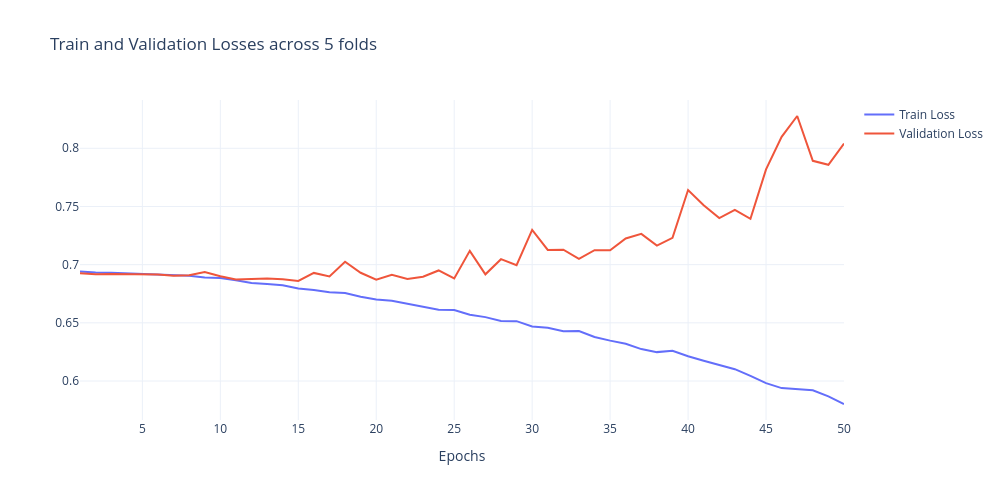
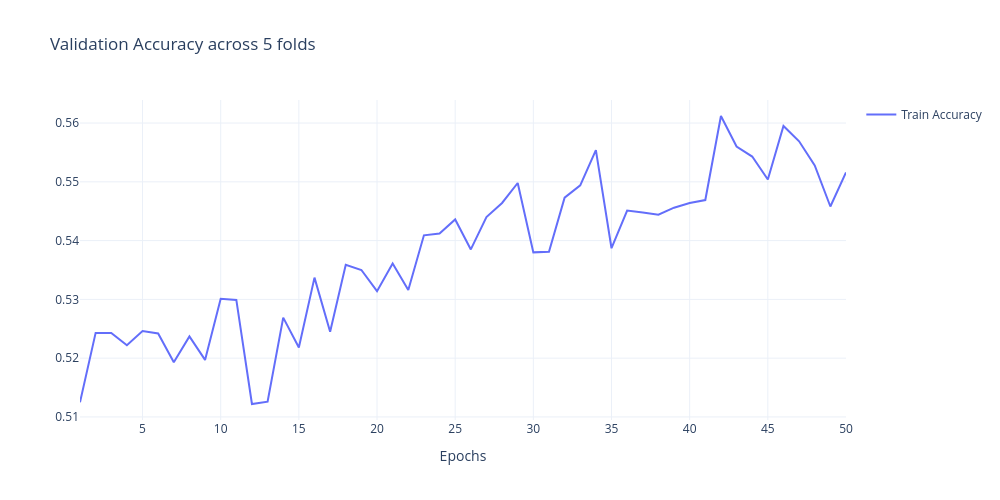
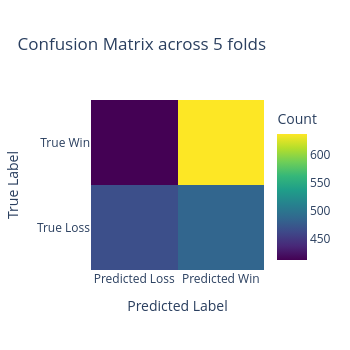

Source (notebook cell) for these figures, in order:
### Code cell
from torch.utils.data import DataLoader
from sklearn.model_selection import KFold
import torch
import numpy as np
import visualize

torch.manual_seed(42)
np.random.seed(42)

n_folds = 5
num_epochs = 50
learning_rate = 2e-4
batch_size = 128

dataset = WinPredictionDataset(df["Player"].values, df["Win"].to_numpy())

kf = KFold(n_splits=n_folds, shuffle=True, random_state=42)

device = torch.device("cuda" if torch.cuda.is_available() else "cpu")
print(f"Using device: {device}")

fold_train_losses = []
fold_val_losses = []
fold_accuracies = []
fold_conf_matrices = []

for fold, (train_idx, val_idx) in enumerate(kf.split(dataset)):
    print(f"Fold {fold + 1}/{kf.n_splits}")
    
    trainset = torch.utils.data.Subset(dataset, train_idx)
    valset = torch.utils.data.Subset(dataset, val_idx)

    train_loader = DataLoader(trainset, batch_size=batch_size, shuffle=True)
    val_loader = DataLoader(valset, batch_size=batch_size, shuffle=False)
    
    # Initialize model, optimizer, and loss function
    model = WinPredictionModel(vocab_size=dataset.tokenizer.classes_.size).to(device)
    optimizer = torch.optim.AdamW(model.parameters(), lr=learning_rate)
    criterion = nn.BCELoss()

    train_losses = []
    val_losses = []
    accuracies = []
    conf_matrices = []

    for epoch in range(num_epochs):
        train_loss = 0
        model.train()
        for batch in train_loader:
            players = batch["players"].to(device)
            results = batch["results"].to(device)
            
            optimizer.zero_grad()
            outputs = model(players)
            loss = criterion(outputs, results.unsqueeze(1))  # Ensure results are the same shape as outputs
            
            loss.backward()
            optimizer.step()
            
            train_loss += loss.item()
            
        average_train_loss = train_loss / len(train_loader)
        average_val_loss, accuracy, conf_matrix = eval_model(model, val_loader, criterion, device)
        
        print(f"Epoch {epoch + 1}/{num_epochs}, Loss: {average_train_loss}/{average_val_loss}, Validation accuracy: {accuracy}")
        
        train_losses.append(average_train_loss)
        val_losses.append(average_val_loss)
        accuracies.append(accuracy)
        
    fold_train_losses.append(train_losses)
    fold_val_losses.append(val_losses)
    fold_accuracies.append(accuracies)
    fold_conf_matrices.append(conf_matrix)
    
# Average the results across folds
train_losses = np.mean(fold_train_losses, axis=0)
val_losses = np.mean(fold_val_losses, axis=0)
accuracies = np.mean(fold_accuracies, axis=0)
conf_matrices = np.mean(fold_conf_matrices, axis=0)

visualize.loss(train_losses, val_loss=val_losses, title=f"Train and Validation Losses across {n_folds} folds")
visualize.accuracy(accuracies, title=f"Validation Accuracy across {n_folds} folds")
visualize.confusion_matrix(conf_matrices, title=f"Confusion Matrix across {n_folds} folds")

### Figure 1 — Plotly figure (JSON) as saved in the notebook; plotly's stock layout.template omitted (floating-point values rounded to 4 significant figures)
{"data": [{"mode": "lines", "name": "Train Loss", "type": "scatter", "x": [1, 2, 3, 4, 5, 6, 7, 8, 9, 10, 11, 12, 13, 14, 15, 16, 17, 18, 19, 20, 21, 22, 23, 24, 25, 26, 27, 28, 29, 30, 31, 32, 33, 34, 35, 36, 37, 38, 39, 40, 41, 42, 43, 44, 45, 46, 47, 48, 49, 50], "y": [0.6942, 0.6932, 0.693, 0.6925, 0.6923, 0.6919, 0.6915, 0.6905, 0.6889, 0.6885, 0.6865, 0.6843, 0.6833, 0.6824, 0.6794, 0.6782, 0.6762, 0.6756, 0.6724, 0.67, 0.6689, 0.6662, 0.6639, 0.6613, 0.661, 0.6569, 0.6549, 0.6516, 0.6515, 0.6469, 0.6458, 0.6428, 0.6429, 0.6378, 0.6347, 0.6321, 0.6274, 0.6248, 0.626, 0.6213, 0.6174, 0.6136, 0.6102, 0.6044, 0.5982, 0.5939, 0.593, 0.592, 0.5868, 0.5802]}, {"mode": "lines", "name": "Validation Loss", "type": "scatter", "x": [1, 2, 3, 4, 5, 6, 7, 8, 9, 10, 11, 12, 13, 14, 15, 16, 17, 18, 19, 20, 21, 22, 23, 24, 25, 26, 27, 28, 29, 30, 31, 32, 33, 34, 35, 36, 37, 38, 39, 40, 41, 42, 43, 44, 45, 46, 47, 48, 49, 50], "y": [0.6927, 0.6917, 0.692, 0.6917, 0.6915, 0.6914, 0.6905, 0.6909, 0.6937, 0.69, 0.6873, 0.6875, 0.6882, 0.6875, 0.686, 0.6929, 0.6898, 0.7026, 0.693, 0.687, 0.6913, 0.6876, 0.6896, 0.695, 0.6881, 0.7118, 0.6917, 0.7047, 0.6995, 0.7298, 0.7126, 0.7129, 0.705, 0.7124, 0.7123, 0.7225, 0.7264, 0.7163, 0.723, 0.7642, 0.7511, 0.74, 0.7471, 0.7394, 0.7819, 0.8098, 0.8277, 0.7892, 0.7858, 0.8041]}], "layout": {"height": 500, "showlegend": true, "title": {"text": "Train and Validation Losses across 5 folds"}, "width": 1000, "xaxis": {"title": {"text": "Epochs"}}, "yaxis": {}}}

### Figure 2 — Plotly figure (JSON) as saved in the notebook; plotly's stock layout.template omitted (floating-point values rounded to 4 significant figures)
{"data": [{"mode": "lines", "name": "Train Accuracy", "type": "scatter", "x": [1, 2, 3, 4, 5, 6, 7, 8, 9, 10, 11, 12, 13, 14, 15, 16, 17, 18, 19, 20, 21, 22, 23, 24, 25, 26, 27, 28, 29, 30, 31, 32, 33, 34, 35, 36, 37, 38, 39, 40, 41, 42, 43, 44, 45, 46, 47, 48, 49, 50], "y": [0.5125, 0.5243, 0.5243, 0.5222, 0.5246, 0.5242, 0.5193, 0.5237, 0.5197, 0.5301, 0.5299, 0.5122, 0.5126, 0.5269, 0.5218, 0.5337, 0.5245, 0.5359, 0.535, 0.5314, 0.5361, 0.5316, 0.5409, 0.5412, 0.5436, 0.5385, 0.544, 0.5464, 0.5498, 0.538, 0.5381, 0.5473, 0.5494, 0.5554, 0.5387, 0.5451, 0.5448, 0.5444, 0.5456, 0.5464, 0.5469, 0.5612, 0.556, 0.5543, 0.5504, 0.5595, 0.5569, 0.5528, 0.5458, 0.5516]}], "layout": {"height": 500, "showlegend": true, "title": {"text": "Validation Accuracy across 5 folds"}, "width": 1000, "xaxis": {"title": {"text": "Epochs"}}, "yaxis": {}}}

### Figure 3 — Plotly figure (JSON) as saved in the notebook; plotly's stock layout.template omitted (floating-point values rounded to 4 significant figures)
{"data": [{"colorbar": {"title": {"text": "Count"}}, "colorscale": [[0, "#440154"], [0.1111, "#482878"], [0.2222, "#3e4989"], [0.3333, "#31688e"], [0.4444, "#26828e"], [0.5556, "#1f9e89"], [0.6667, "#35b779"], [0.7778, "#6ece58"], [0.8889, "#b5de2b"], [1, "#fde725"]], "type": "heatmap", "x": ["Predicted Loss", "Predicted Win"], "y": ["True Loss", "True Win"], "z": [[466.4, 485.0], [411.8, 636.8]]}], "layout": {"height": 350, "title": {"text": "Confusion Matrix across 5 folds"}, "width": 350, "xaxis": {"tickmode": "array", "ticktext": ["Predicted Loss", "Predicted Win"], "tickvals": [0, 1], "title": {"text": "Predicted Label"}}, "yaxis": {"tickmode": "array", "ticktext": ["True Loss", "True Win"], "tickvals": [0, 1], "title": {"text": "True Label"}}}}
